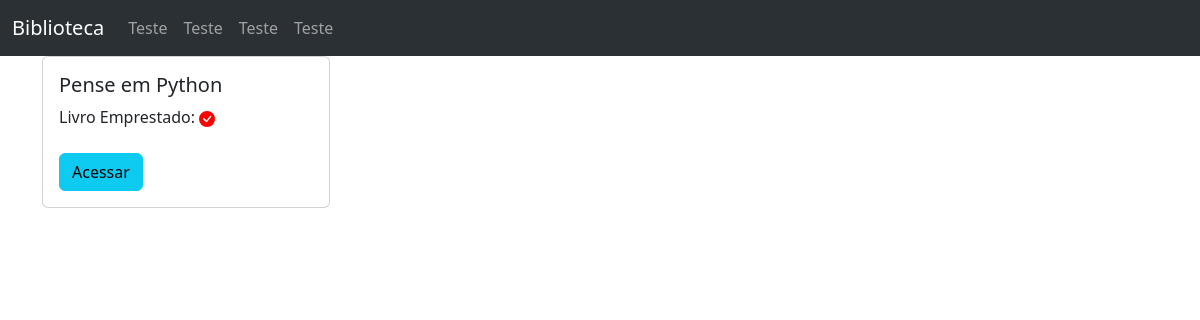
Before: /livro/home/ (signed in) with the older database file.
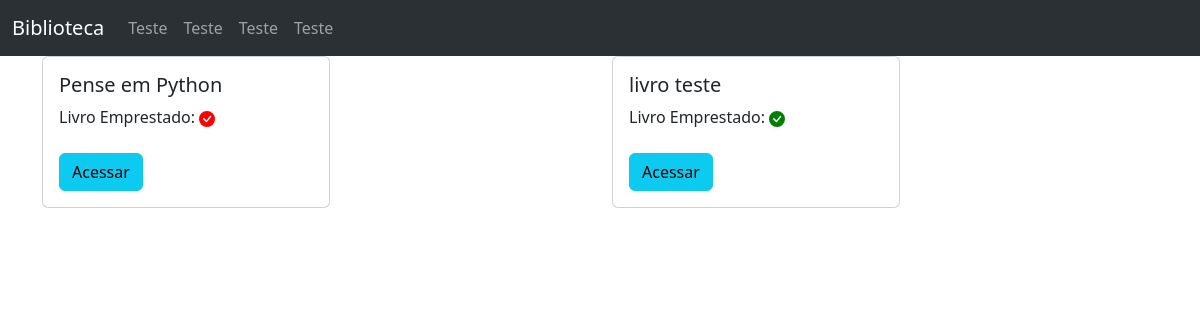
After: the same page with the newer database file.
### livro/models.py (models this page shows, shortened)
class Livros(models.Model):
    nome = models.CharField(max_length=100)
    autor = models.CharField(max_length=100)
    co_autor = models.CharField(max_length=100, blank=True)
    data_cadastro = models.DateField(default=date.today)
    emprestado = models.BooleanField(default=False)
    nome_emprestado = models.CharField(max_length=100, blank=True)
    data_emprestado = models.DateTimeField(blank=True, null=True)
    data_devolucao = models.DateTimeField(blank=True, null=True)
    data_duracao = models.DateField(blank=True,null=True)
    categoria = models.ForeignKey(Categoria, on_delete=models.DO_NOTHING)
    usuario = models.ForeignKey(Usuarios, on_delete=models.DO_NOTHING)
    class Meta:
        verbose_name = 'Livro'

### livro/views.py (the view)
# urls.py: 2. Add a URL to urlpatterns:  path('', views.home, name='home')
def home(request):
    if request.session.get('usuario'):
        usuario = Usuarios.objects.get(id = request.session['usuario'])
        livros = Livros.objects.filter(usuario = usuario) #filter,traz mais de um livro
        return render(request, 'home.html', {'livros':livros})
    else:
        return redirect('/auth/login?status=2')

### livro/models.py (called while the page is built)
    def __str__(self):
        return self.nome

### livro/templates/home.html (shortened to what this page needs)
{% extends "base.html" %}
{% block 'conteudo' %}
<div class="container">
    <div class="row">
        {% for livro in livros %}
            <div class="col-md">
                <div class="card" style="width: 18rem;">
                    <div class="card-body">
                      <h5 class="card-title">{{livro.nome}}</h5>
                      {% if livro.emprestado %}
                      Livro Emprestado:
                      {% else %}
                      Livro Emprestado:
                      {% endif %}
                      <br><br>
                      <a href="{% url 'ver_livros' livro.id %}" class="btn btn-info">Acessar</a>
                    </div>
                </div>
            </div>
        {% endfor %}
    </div>
</div>
{% endblock 'conteudo' %}

### templates/base.html (shortened to what this page needs)
<!DOCTYPE html>
<html lang="pt-br">
<head>
    <link href="https://cdn.jsdelivr.net/npm/bootstrap@5.3.3/dist/css/bootstrap.min.css" rel="stylesheet"
>
</head>
<body>
    <nav class="navbar navbar-expand-lg bg-body-tertiary" data-bs-theme="dark">
        <div class="container-fluid">
          <a class="navbar-brand" href="{% url "home" %} ">Biblioteca</a>
          <div class="collapse navbar-collapse" id="navbarNav">
            <ul class="navbar-nav">
              <li class="nav-item">
                <a class="nav-link" href="#">Teste</a>
              </li>
              <li class="nav-item">
                <a class="nav-link" href="#">Teste</a>
              </li>
              <li class="nav-item">
                <a class="nav-link" href="#">Teste</a>
              </li>
              <li class="nav-item">
                <a class="nav-link " href="#" >Teste</a>
              </li>
            </ul>
          </div>
        </div>
      </nav>
    {% block 'conteudo' %}{% endblock %}
</body>
</html>

Changed rows visible on the page:
added Livros: nome "livro teste", shows "Livro Emprestado:", emprestado True (drawn)
